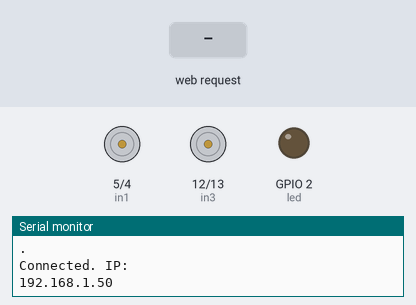
Bench run of a sketch on a simulated ESP8266 (NodeMCU). Parts: motor-driver pin pairs drawn as motors (green arrow = first pin HIGH = forward, orange = second pin HIGH = backward, longer = more drive), output pins drawn as LEDs (lit = HIGH), the last lines printed to the serial monitor. Inputs (shaded band) come from the test bench. WiFi joins after 1.5 s; servers stay silent unless stated.

Above: at 3.2 s.
3.3 s: HTTP request GET /forward received
At 3.7 s:
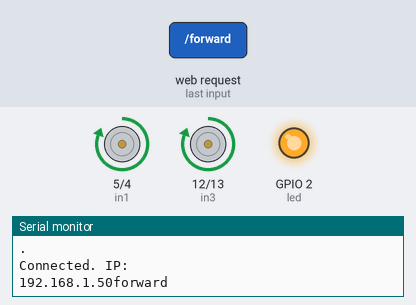
4.8 s: HTTP request GET /back received
At 6.0 s:
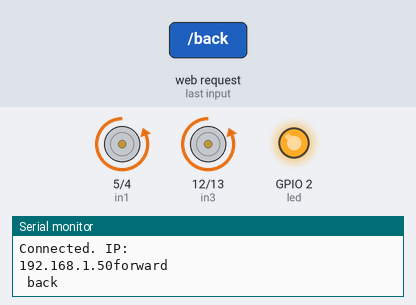
6.3 s: HTTP request GET / received
At 7.2 s:
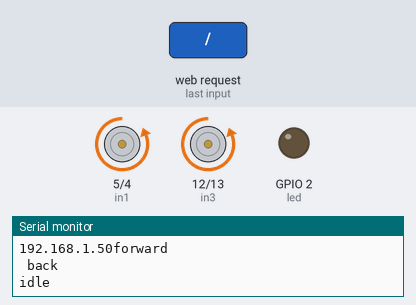
7.8 s: HTTP request GET /left received
At 8.3 s:
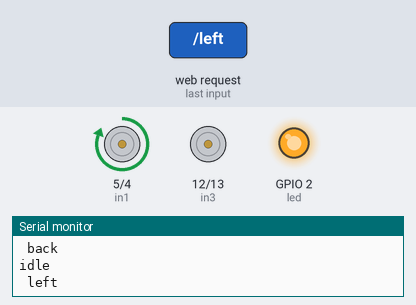
9.3 s: HTTP request GET /right received
At 10.7 s:
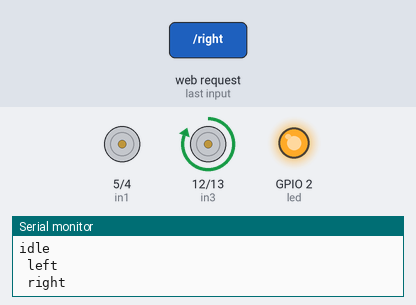
Timing chart, 0 to 11.8 s (numbered marks = the images above; inputs shaded):
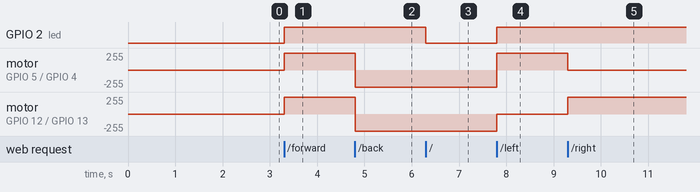

Measured:
- after the input at 3.3 s, GPIO 2 (led): LOW → HIGH at once; motor on GPIO 5 (in1) / GPIO 4 (in2), motor on GPIO 12 (in3) / GPIO 13 (in4): stopped → forward 255/255 at once
- after the input at 4.8 s, motor on GPIO 5 (in1) / GPIO 4 (in2), motor on GPIO 12 (in3) / GPIO 13 (in4): forward 255/255 → backward 255/255 at once
- after the input at 6.3 s, GPIO 2 (led): HIGH → LOW at once
- after the input at 7.8 s, GPIO 2 (led): LOW → HIGH at once; motor on GPIO 5 (in1) / GPIO 4 (in2): backward 255/255 → forward 255/255 at once; motor on GPIO 12 (in3) / GPIO 13 (in4): backward 255/255 → stopped at once
- after the input at 9.3 s, motor on GPIO 5 (in1) / GPIO 4 (in2): forward 255/255 → stopped at once; motor on GPIO 12 (in3) / GPIO 13 (in4): stopped → forward 255/255 at once

The sketch:

RC.ino
```cpp
#include<ESP8266WiFi.h>
#include<ESP8266WebServer.h>
int in1 =5;  // 1
int in2 =4; //2
int in3 =12; //6
int in4 =13; //7

int led=LED_BUILTIN;
void idle();
void forward();
void left();
void right();
void back();
String sendhtml();
 ESP8266WebServer server(80);
void setup()
{
  pinMode( in1 , OUTPUT);
  pinMode( in2 , OUTPUT);
  pinMode( in3 , OUTPUT);
  pinMode( in4 , OUTPUT);
  char* ssid="HP";
  char* pass="";
  Serial.begin(9600);
  pinMode(led,OUTPUT);
  WiFi.mode(WIFI_STA);
  WiFi.begin(ssid,pass);
  while( WiFi.status() != WL_CONNECTED)
  {
    Serial.println('.');
    delay(1000);
  }
  Serial.println("Connected. IP:"); Serial.print( WiFi.localIP() );


  server.on("/",idle);
  server.on("/forward" ,forward);
  server.on("/back" ,back);                 // domains
  server.on("/left" ,left);
  server.on("/right" ,right);
  server.begin();
    server.onNotFound([](){
    server.send(404, "text/plain", "404: Not found");

    } );
//    server.println("Welcome to LED toogle");
}

void loop()
{

server.handleClient();
}
void idle()
{
  Serial.println( "idle" );
   server.send( 200,"text/html", sendhtml_idle() );     ///////////////sendig to code server
    digitalWrite(in1,LOW);//IDLE
      digitalWrite(in1,LOW);
      digitalWrite(in3,LOW);
      digitalWrite(in3,LOW);
       digitalWrite(led,LOW);
}
void forward()
{
  Serial.println("forward");
  server.send(200,"text/html", sendhtml_fwd() );
    digitalWrite(in1,HIGH);   //FORWARD
      digitalWrite(in2,LOW);
      digitalWrite(in3,HIGH);
      digitalWrite(in4,LOW);
      digitalWrite(led,HIGH);
}
void left()
{
  Serial.println ( " left" );
  server.send(200,"text/html",sendhtml_left() );
    digitalWrite(in1,HIGH);//LEFT
      digitalWrite(in2,LOW);
      digitalWrite(in3,LOW);
      digitalWrite(in4,LOW);
      digitalWrite(led,HIGH);
}
void right()
{
  Serial.println ( " right " );
  server.send(200,"text/html",sendhtml_right() );
   digitalWrite(in1,LOW);//RIGHT
      digitalWrite(in2,LOW);
      digitalWrite(in3,HIGH);
      digitalWrite(in4,LOW);
      digitalWrite(led,HIGH);
}
void back()
{
  Serial.println ( " back" );
  server.send(200,"text/html",sendhtml_back() );
      digitalWrite(in1,LOW);//BACK
      digitalWrite(in2,HIGH);
      digitalWrite(in3,LOW);
      digitalWrite(in4,HIGH);
      digitalWrite(led,HIGH);
}
String sendhtml_idle( )
{
  String vtr;

   vtr= "<html>\n";
  vtr  +=     " <body> <H1> Press button to toogle </H1>\n";
  vtr  +=     " <H1> IDLE </H1> \n";
  vtr  +=     " </body>";
  vtr  +=     "</html>";
  return vtr;
}
String sendhtml_fwd( )
{
  String vtr;

   vtr= "<html>\n";
  vtr  +=     " <body> <H1> Press button to toogle </H1>\n";
  vtr  +=     " <H1> FORWWARD </H1> \n";
  vtr  +=     " </body>";
  vtr  +=     "</html>";
  return vtr;
}
String sendhtml_left( )
{
  String vtr;

   vtr= "<html>\n";
  vtr  +=     " <body> <H1> Press button to toogle </H1>\n";
  vtr  +=     " <H1> LEFT </H1> \n";
  vtr  +=     " </body>";
  vtr  +=     "</html>";
  return vtr;
}
String sendhtml_right( )
{
  String vtr;

   vtr= "<html>\n";
  vtr  +=     " <body> <H1> Press button to toogle </H1>\n";
  vtr  +=     " <H1> RIGHT</H1> \n";
  vtr  +=     " </body>";
  vtr  +=     "</html>";
  return vtr;
}
String sendhtml_back( )
{
  String vtr;

   vtr= "<html>\n";
  vtr  +=     " <body> <H1> Press button to toogle </H1>\n";
  vtr  +=     " <H1> BACK </H1> \n";
  vtr  +=     " </body>";
  vtr  +=     "</html>";
  return vtr;
}
```
